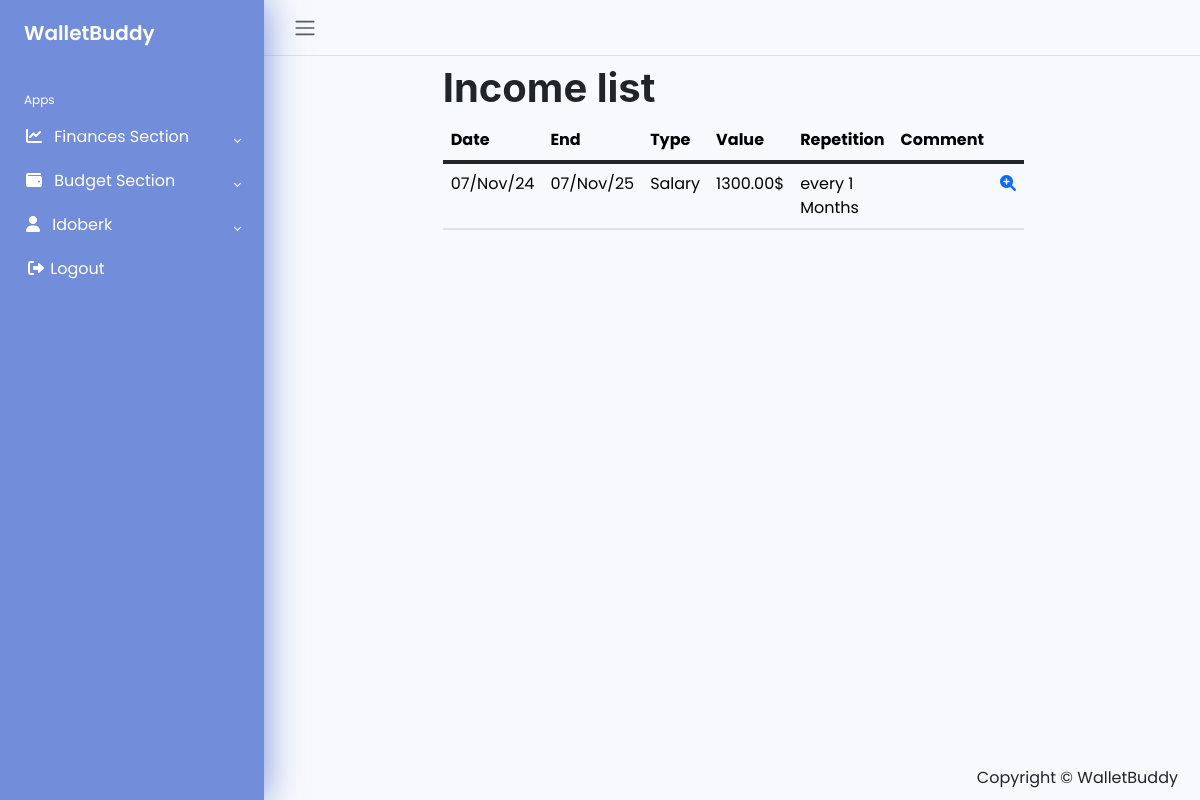
The app's page /finance-section/income_list/ (signed in) with its own data.
### users/models.py (models this page shows, shortened)
class CustomUser(AbstractUser, PermissionsMixin):
	username = models.CharField(_('username'), max_length=30, unique=True, blank=False, null=False)
	first_name = models.CharField(_('first name'), max_length=30, blank=False, null=False)
	last_name = models.CharField(_('last name'), max_length=30, blank=False, null=False)
	email = models.EmailField(_('email address'), unique=True, blank=False, null=False)
	email_verified = models.BooleanField(_('email verified'), default=False, help_text = _('Designates whether this user has verified their email address.'))
	is_active = models.BooleanField(_('active'), default=False)
	is_staff = models.BooleanField(_('staff status'), default=False)
	date_joined = models.DateTimeField(_('date joined'), default=timezone.now)
	objects = CustomUserManager()
	USERNAME_FIELD = 'username'
	REQUIRED_FIELDS = ['email', 'first_name', 'last_name']

### finance_section/models.py (models this page shows, shortened)
class Income(models.Model):
	class IncomeType(models.IntegerChoices):
		SALARY = 1, "Salary"
		SAVINGS = 2, "Savings"
		BONUS = 3, "Bonus"
		GIFT = 4, "Gift"
		OTHER = 5, "Other"
	class RepetitionInterval(models.IntegerChoices):
		NA = 1, "N/A"
		DAY = 2, "Days"
		WEEK = 3, "Weeks"
		MONTH = 4, "Months"
		YEAR = 5, "Years"
	user = models.ForeignKey(settings.AUTH_USER_MODEL, on_delete = models.CASCADE, related_name = "user_incomes")
	value = models.DecimalField(max_digits = 10, decimal_places = 2)
	type = models.PositiveSmallIntegerField(choices = IncomeType.choices)
	date = models.DateField()
	repetitive = models.BooleanField(default = False)
	repetition_interval = models.PositiveSmallIntegerField(choices = RepetitionInterval.choices, default = 1)
	repetition_time = models.PositiveSmallIntegerField(default = 0)
	repetition_end = models.DateField(null = True, blank = True)
	notes = models.TextField(null = True, blank = True)
	created_at = models.DateTimeField(auto_now_add = True)
	updated_at = models.DateTimeField(auto_now = True)
	class Meta:
		verbose_name_plural = "incomes"

### finance_section/views.py (the view)
# urls.py: path('income_list/', views.IncomeListView.as_view(), name = 'income_list'),
@method_decorator(login_required, name = "dispatch")
class IncomeListView(ListView):
	model = Income
	template_name = 'finance_section/income_outcome_list.html'
	paginate_by = 100
	extra_context = {'list_what': 'Income'}
	def get_queryset(self):
		user = self.request.user
		return Income.objects.filter(user = user).order_by('-id')

### finance_section/templates/finance_section/income_outcome_list.html (shortened to what this page needs)
{% extends 'website/base.html' %}
{% load static %}
{% block content %}
	<div class="row">
		<div class="col-lg-8 mx-auto">
			<h1>{{ list_what }} list</h1>
		</div>
	</div>
	<div class="row">
		<div class="col-lg-8 mx-auto table-responsive">
			{% if object_list %}
				<table id="list-table" class="table">
					<thead>
					<tr>
						<th scope="col">Date</th>
						{% if list_what != 'Balance' %}
							<th scope="col">End</th>
						{% endif %}
						<th scope="col">Type</th>
						<th scope="col">Value</th>
						{% if list_what != 'Balance' %}
							<th scope="col">Repetition</th>
						{% endif %}
						<th scope="col">Comment</th>
						<th scope="col"></th>
					</tr>
					</thead>
					<tbody id="table-body">
					{% for object in object_list %}
						<tr>
							<td>{{ object.date|date:"d/M/y" }}</td>
							{% if list_what != 'Balance' %}
								<td>{{ object.repetition_end|date:"d/M/y" }}</td>
							{% endif %}
							<td>{{ object.get_type_display }}</td>
							<td>{{ object.value }}$</td>
							{% if list_what != 'Balance' %}
								<td>
									{% if object.repetitive %}
										every 	{{ object.repetition_time }} {{ object.get_repetition_interval_display }}
									{% endif %}
								</td>
							{% endif %}
							<td>{{ object.notes }}</td>
							<td>
								{% if list_what == 'Income' %}
									<a href="{% url 'finance_section:income_details' object.pk %}">
								{% elif list_what == 'Outcome' %}
									<a href="{% url 'finance_section:outcome_details' object.pk %}">
								{% elif list_what == 'Balance' %}
									<a href="{% url 'finance_section:balance_details' object.pk %}">
								{% endif %}
								<i class="fas fa-search-plus"></i>
								</a>
							</td>
						</tr>
					{% endfor %}
					</tbody>
				</table>
			{% else %}
				Nothing to show
			{% endif %}
		</div>
	</div>
{% endblock content %}
{% block js %}
	<link rel="stylesheet" href="https://cdn.datatables.net/2.1.8/css/dataTables.dataTables.css" />
{% endblock %}

### website/templates/website/base.html (shortened to what this page needs)
{% load static %}
<!doctype html>
<html lang="en">
<head>
	<link href="https://cdn.jsdelivr.net/npm/bootstrap@5.3.3/dist/css/bootstrap.min.css" rel="stylesheet"
>
	<link rel="stylesheet" href="https://cdnjs.cloudflare.com/ajax/libs/font-awesome/6.0.0-beta3/css/all.min.css">
	<link rel="stylesheet" type="text/css" href="{% static 'main.css' %}">
</head>
<body>
	{% url 'app-home' as home_page %}
	{% url 'users:profile' as user_profile %}
	{% url 'users:login' as user_login %}
	{% url 'users:logout' as user_logout %}
	{% url 'users:register' as user_register %}
	{% url 'budget_section:budget_create' as create_budget %}
	{% url 'budget_section:budget_list' as budget_list %}
	{% url 'budget_section:category_create' as create_category %}
	{% url 'budget_section:category_list' as category_list %}
	{% url 'budget_section:transaction_create' as create_transaction %}
	{% url 'budget_section:transaction_list' as transaction_list %}
	{% url 'finance_section:current_period' as finance_current_period %}
	{% url 'finance_section:income_create' as create_income %}
	{% url 'finance_section:income_list' as income_list %}
	{% url 'finance_section:outcome_create' as create_outcome %}
	{% url 'finance_section:outcome_list' as outcome_list %}
	{% url 'finance_section:balance_create' as create_balance %}
	{% url 'finance_section:balance_list' as balance_list %}
	<div class="wrapper">
		<aside id="sidebar">
			<div class="h-100">
				<div class="sidebar-logo">
					<a href="{{ home_page }}">WalletBuddy</a>
				</div>
				<ul class="sidebar-nav">
					<li class="sidebar-header">Apps</li>
					<li class="sidebar-item">
						<a class="sidebar-link collapsed" data-bs-toggle="collapse"
						   data-bs-target="#my_finances" aria-expanded="false" aria-controls="my_finances">
							<i class="fa-solid fa-chart-line pe-2"></i>
							Finances Section
						</a>
					</li>
					<li class="sidebar-item">
						<a class="sidebar-link collapsed" data-bs-toggle="collapse"
						   data-bs-target="#budget_section" aria-expanded="false" aria-controls="budget_section">
							<i class="fa-solid fa-wallet pe-2"></i>
							Budget Section
						</a>
					</li>
					<li class="sidebar-item">
						<a class="sidebar-link collapsed text-capitalize" data-bs-toggle="collapse"
						   data-bs-target="#auth" aria-expanded="false" aria-controls="auth">
							<i class="fas fa-user pe-2"></i>
							{% if user.is_authenticated %}
								{{ user.username }}
							{% else %}
								Auth
							{% endif %}
						</a>
					</li>
					{% if user.is_authenticated %}
						<li class="sidebar-item">
							<a href="{{ user_logout }}" class="sidebar-link">
								<i class="fas fa-sign-out-alt fa-fw"></i>
								Logout
							</a>
						</li>
					{% endif %}
				</ul>
			</div>
		</aside>
		<div class="main">
			<nav class="navbar navbar-expand px-3 border-bottom">
				<button class="btn" type="button">
					<span class="navbar-toggler-icon"></span>
				</button>
			</nav>
			<main class="content px-3 py-2">
				<div class="container-fluid">
					<div class="mb-3">
						{% block content %}
						{% endblock content %}
					</div>
				</div>
			</main>
			<footer class="sticky-footer bottom-right">
				<div class="container my-auto">
					<div class="copyright my-auto">
						<span>Copyright &copy; WalletBuddy {{ today.year }}</span>
					</div>
				</div>
			</footer>
		</div>
	</div>
	{% block js %}
	{% endblock js %}
</body>
</html>

### static/main.css (style rules this page uses)
body { font-family: 'Poppins', sans-serif; margin: 0; background-color: #F8F9FC; background-repeat: no-repeat; background-position: center bottom; background-size: cover; }
a { cursor: pointer; text-decoration: none; font-family: 'Poppins', sans-serif; }
table { caption-side: bottom; border-collapse: collapse; }
li { list-style: none; }
.table { --bs-table-bg: transparent; --bs-table-accent-bg: transparent; --bs-table-striped-color: #212529; --bs-table-striped-bg: rgba(0, 0, 0, 0.05); --bs-table-active-color: #212529; --bs-table-active-bg: rgba(0, 0, 0, 0.1); --bs-table-hover-color: #212529; --bs-table-hover-bg: rgba(0, 0, 0, 0.075); width: 100%; margin-bottom: 1rem; color: #212529; vertical-align: top; border-color: #dee2e6; }
.table > :not(caption) > * > * { padding: 0.5rem 0.5rem; background-color: var(--bs-table-bg); border-bottom-width: 0.125rem; box-shadow: inset 0 0 0 9999px var(--bs-table-accent-bg); }
.table-responsive { overflow-x: auto; -webkit-overflow-scrolling: touch; }
.table > tbody { vertical-align: inherit; }
.table > thead { vertical-align: bottom; }
.table > :not(:first-child) { border-top: 0.25rem solid currentColor; }
.wrapper { align-items: stretch; display: flex; width: 100%; }
#sidebar { background-color: rgba(57, 97, 206, 0.7); max-width: 264px; min-width: 264px; transition: all 0.35s ease-in-out; box-shadow: 0 0 35px 0 rgba(57, 97, 206, 0.7); z-index: 1111; }
.main { display: flex; flex-direction: column; min-height: 100vh; width: 100%; overflow: hidden; transition: all 0.35s ease-in-out; }
.sidebar-logo { padding: 1.15rem 1.5rem; }
.sidebar-logo a { color: white; font-size: 1.25rem; font-weight: 600; }
.sidebar-nav { padding: 0; }
.sidebar-header { color: white; font-size: .75rem; padding: 1.5rem 1.5rem .375rem; }
a.sidebar-link { padding: .625rem 1.625rem; color: white; position: relative; display: block; font-size: 1rem; }
.sidebar-link[data-bs-toggle="collapse"]::after { border: solid; border-width: 0 .075rem .075rem 0; content: ""; display: inline-block; padding: 2px; position: absolute; right: 1.5rem; top: 1.4rem; transform: rotate(-135deg); transition: all .2s ease-out; }
.sidebar-link[data-bs-toggle="collapse"].collapsed::after { transform: rotate(45deg); transition: all .2s ease-out; }
.content { flex: 1; max-width: 100vw; width: 100vw; }
@media (min-width:768px) { .content { width: auto; } }
.bottom-right { position: fixed; bottom: 0; right: 0; margin: 10px; }
h6, .h6, h5, .h5, h4, .h4, h3, .h3, h2, .h2, h1, .h1 { margin-top: 0; margin-bottom: 0.5rem; font-family: "Montserrat", -apple-system, BlinkMacSystemFont, "Segoe UI", Roboto, "Helvetica Neue", Arial, "Noto Sans", sans-serif, "Apple Color Emoji", "Segoe UI Emoji", "Segoe UI Symbol", "Noto Color Emoji"; font-weight: 700; line-height: 1.2; }
h1, .h1 { font-size: calc(1.375rem + 1.5vw); }
@media (min-width: 1200px) { h1, .h1 { font-size: 2.5rem; } }
input, button, select, optgroup, textarea { margin: 0; font-family: inherit; font-size: inherit; line-height: inherit; }

### records on screen
CustomUser: username "Idoberk"
Income: date "07/Nov/24", repetition_end "07/Nov/25", type "Salary", value "1300.00", repetition_time "1", repetition_interval "Months"

### other values on screen
{{ list_what }} "Income"
